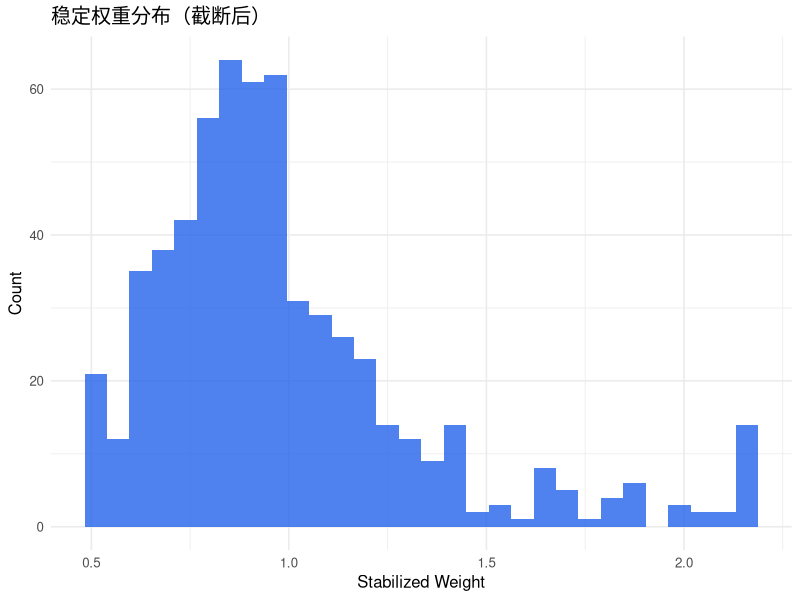

This figure's R source:
## ---- chunk 1
knitr::opts_chunk$set(
  echo = TRUE,
  warning = FALSE,
  message = FALSE,
  fig.width = 7.2,
  fig.height = 4.8,
  dpi = 150,
  out.width = "100%",
  fig.path = "figure/1087-msm-"
)
## ---- chunk 2
library(dplyr)
library(ggplot2)
## ---- chunk 3
set.seed(2026)
size <- 600
baseline_risk <- rnorm(size)

trt1_prob <- plogis(-0.3 + 0.7 * baseline_risk)
trt1 <- rbinom(size, 1, trt1_prob)

risk_t1 <- 0.6 * baseline_risk - 0.8 * trt1 + rnorm(size)

trt2_prob <- plogis(-0.2 + 0.4 * baseline_risk + 0.8 * risk_t1 + 0.5 * trt1)
trt2 <- rbinom(size, 1, trt2_prob)

outcome <- 3 + 1.2 * trt1 + 1.6 * trt2 + 0.8 * risk_t1 + rnorm(size)

msm_data <- tibble(
  baseline_risk,
  risk_t1,
  trt1,
  trt2,
  outcome
)

msm_data
## ---- chunk 4
model_num1 <- glm(trt1 ~ baseline_risk, data = msm_data, family = binomial)
model_den1 <- glm(trt1 ~ baseline_risk, data = msm_data, family = binomial)

model_num2 <- glm(trt2 ~ trt1 + baseline_risk, data = msm_data, family = binomial)
model_den2 <- glm(trt2 ~ trt1 + baseline_risk + risk_t1, data = msm_data, family = binomial)

p_num1 <- predict(model_num1, type = "response")
p_den1 <- predict(model_den1, type = "response")

p_num2 <- predict(model_num2, type = "response")
p_den2 <- predict(model_den2, type = "response")

weight1 <- if_else(trt1 == 1, p_num1 / p_den1, (1 - p_num1) / (1 - p_den1))
weight2 <- if_else(trt2 == 1, p_num2 / p_den2, (1 - p_num2) / (1 - p_den2))

msm_data <- msm_data |>
  mutate(
    sw = weight1 * weight2,
    sw_trim = pmin(pmax(sw, quantile(sw, 0.02)), quantile(sw, 0.98))
  )

summary(msm_data$sw)
## ---- chunk 5
msm_data |>
  ggplot(aes(x = sw_trim)) +
  geom_histogram(bins = 30, fill = "#2563eb", alpha = 0.8) +
  labs(
    title = "稳定权重分布（截断后）",
    x = "Stabilized Weight",
    y = "Count"
  ) +
  theme_minimal(base_size = 12)
## ---- chunk 6
naive_fit <- lm(outcome ~ trt1 + trt2 + risk_t1, data = msm_data)
msm_fit <- lm(outcome ~ trt1 + trt2, data = msm_data, weights = sw_trim)

summary(naive_fit)
summary(msm_fit)
